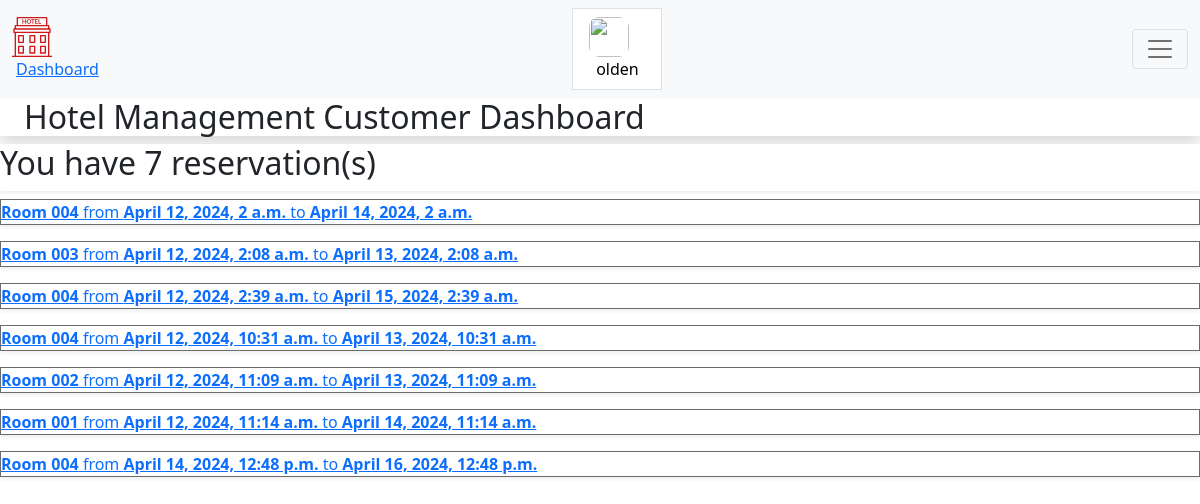
Page /dashboard/ (signed in) on the committed database.
### Customeruser/models.py (models this page shows, shortened)
class CustomBaseuser(AbstractBaseUser, PermissionsMixin):
    email = models.EmailField(_('email address'), unique=True)
    firstname = models.CharField(max_length=150, blank=False)
    lastname = models.CharField(max_length=150, blank=False)
    birth_date = models.DateField(blank=False, null=True)
    joined_date = models.DateTimeField(auto_now_add=True, null=True)
    phone_number = models.IntegerField(blank=False, null=True)
    profile_pic = models.ImageField(blank=False, null=True)
    email_verified = models.BooleanField(default=False)
    is_staff = models.BooleanField(default=False)
    is_superuser = models.BooleanField(default=False)
    objects = UserManager()
    USERNAME_FIELD = 'email'
    REQUIRED_FIELDS = ['firstname', 'lastname']

### reservation/models.py (models this page shows, shortened)
class ReservationModel(models.Model):
    user=models.ForeignKey(CustomBaseuser,on_delete=models.CASCADE)
    checkInDateandTime= models.DateTimeField(auto_now_add=True, null=False,blank=False)
    preference=models.ForeignKey(Preferencemodel,on_delete=models.CASCADE,null=True)
    numberofdays = models.CharField(max_length=150, blank=False,null=True)
    payment=models.OneToOneField(PaymentModel,on_delete=models.CASCADE,null=True,blank=True)
    room = models.CharField(max_length=150, blank=False,null=True)
    def checkoutime(self):
        time = self.checkInDateandTime + datetime.timedelta(days=int(self.numberofdays))
        return time
    def getabsoluteurl(self):
        return reverse('reservation_id',kwargs={"id":self.id})

### Customeruser/views.py (the view)
# urls.py: path('dashboard/', dashboard, name='dashboard'),
@login_required(login_url='login')
def dashboard(request):
    userr=CustomBaseuser.objects.get(email=request.user.email)
    reservations = ReservationModel.objects.filter(user=userr)
    count=reservations.count()
    context={'reservations':reservations,'count':count,'user':userr}
    return render(request,'dashboard.html',context)

### templates/dashboard.html (shortened to what this page needs)
{% load static %}
<!DOCTYPE html>
<html lang="en">
<head>
    <link href="https://fonts.bunny.net/css?family=figtree:400,500,600&display=swap" rel="stylesheet" />
    <link href="https://cdn.jsdelivr.net/npm/bootstrap@5.1.3/dist/css/bootstrap.min.css" rel="stylesheet"
>
    <link rel="stylesheet" href="https://hotelmanagement.com.ng/public/build/assets/app-CxbmzRxr.css" />
    <link rel="stylesheet" href="{%static 'css/menu.css'%}" />
</head>
<body class="font-sans antialiased">
    <div class="min-h-screen bg-gray-100 dark:bg-gray-900">
        <nav class="navbar  navbar-light bg-light">
            <div class="container-fluid">
                <div class="flex">
                    <div class="shrink-0 flex items-center">
                        <a href="{%url 'home' %}">
                        </a>
                    </div>
                    <div class="hidden space-x-8 sm:-my-px sm:ms-10 sm:flex">
                        <a class="inline-flex items-center px-1 pt-1 border-b-2 border-indigo-400 dark:border-indigo-600 text-sm font-medium leading-5 text-gray-900 dark:text-gray-100 focus:outline-none focus:border-indigo-700 transition duration-150 ease-in-out"
                            href="{% url 'dashboard' %}">
                            Dashboard
                        </a>
                    </div>
                </div>
                <button class="sm:flex sm:items-center sm:ms-6 inline-flex items-center px-3 py-2 border
                    border-transparent text-sm leading-4 font-medium rounded-md text-gray-500 dark:text-gray-400
                    bg-white dark:bg-gray-800 hover:text-gray-700 dark:hover:text-gray-300 focus:outline-none transition
                    ease-in-out duration-150">
                    {% if details.profile_pic %}
                    <img src="{{details.profile_pic.url}}" alt=""
                        style="margin-right:1em; border-radius:10px; width:40px; height:40px;">
                    {%else%}
                    <img src="" alt="" style="margin-right:1em; border-radius:10px; width:40px; height:40px;">
                    {% endif %}
                    <div>
                        {{user.firstname}}
                    </div>
                </button>
                <button class="navbar-toggler" type="button" data-bs-toggle="collapse"
                    data-bs-target="#navbarSupportedContent" aria-controls="navbarSupportedContent"
                    aria-expanded="false" aria-label="Toggle navigation">
                    <span class="navbar-toggler-icon"></span>
                </button>
            </div>
        </nav>
        <header class="bg-white dark:bg-gray-800 shadow">
            <div class="max-w-7xl mx-auto py-6 px-4 sm:px-6 lg:px-8">
                <h2 class="font-semibold text-xl text-gray-800 dark:text-gray-200 leading-tight">
                    Hotel Management Customer Dashboard
                </h2>
            </div>
        </header>
        <main>
            <div class="py-6">
                <div class="max-w-7xl mx-auto sm:px-6 lg:px-8">
                    <div class="bg-white dark:bg-gray-800 overflow-hidden shadow-sm sm:rounded-lg">
                        <div class="p-6 text-gray-900 dark:text-gray-100">
                            <h2 class="text-lg font-medium text-gray-900 dark:text-gray-100">
                                You have
                                {{count}} reservation(s)
                            </h2>
                        </div>
                    </div>
                </div>
            </div>
            {% if reservations %}
            {% for i in reservations %}
            <a href="{{i.getabsoluteurl}}">
                <div class="py-2">
                    <div class="max-w-7xl mx-auto sm:px-6 lg:px-8">
                        <div class="bg-white dark:bg-gray-800 overflow-hidden shadow-sm sm:rounded-lg"
                            style="border: #6a6c6d 1px solid">
                            <div class="p-6 text-gray-900 dark:text-gray-100">
                                <b>{{i.room}}</b> from <b>{{i.checkInDateandTime}}</b> to <b>{{i.checkoutime}}
                                </b>
                            </div>
                        </div>
                    </div>
                </div>
            </a>
            {% endfor %}
            {%endif%}
        </main>
    </div>
</body>
</html>

### rows in the picture
CustomBaseuser: firstname "olden"
ReservationModel: room "Room 004", checkInDateandTime "April 12, 2024, 2 a.m.", checkoutime "April 14, 2024, 2 a.m."
ReservationModel: room "Room 003", checkInDateandTime "April 12, 2024, 2:08 a.m.", checkoutime "April 13, 2024, 2:08 a.m."
ReservationModel: room "Room 004", checkInDateandTime "April 12, 2024, 2:39 a.m.", checkoutime "April 15, 2024, 2:39 a.m."
ReservationModel: room "Room 004", checkInDateandTime "April 12, 2024, 10:31 a.m.", checkoutime "April 13, 2024, 10:31 a.m."
ReservationModel: room "Room 002", checkInDateandTime "April 12, 2024, 11:09 a.m.", checkoutime "April 13, 2024, 11:09 a.m."
ReservationModel: room "Room 001", checkInDateandTime "April 12, 2024, 11:14 a.m.", checkoutime "April 14, 2024, 11:14 a.m."
ReservationModel: room "Room 004", checkInDateandTime "April 14, 2024, 12:48 p.m.", checkoutime "April 16, 2024, 12:48 p.m."

### other values in the picture
{{ count }} "7"
